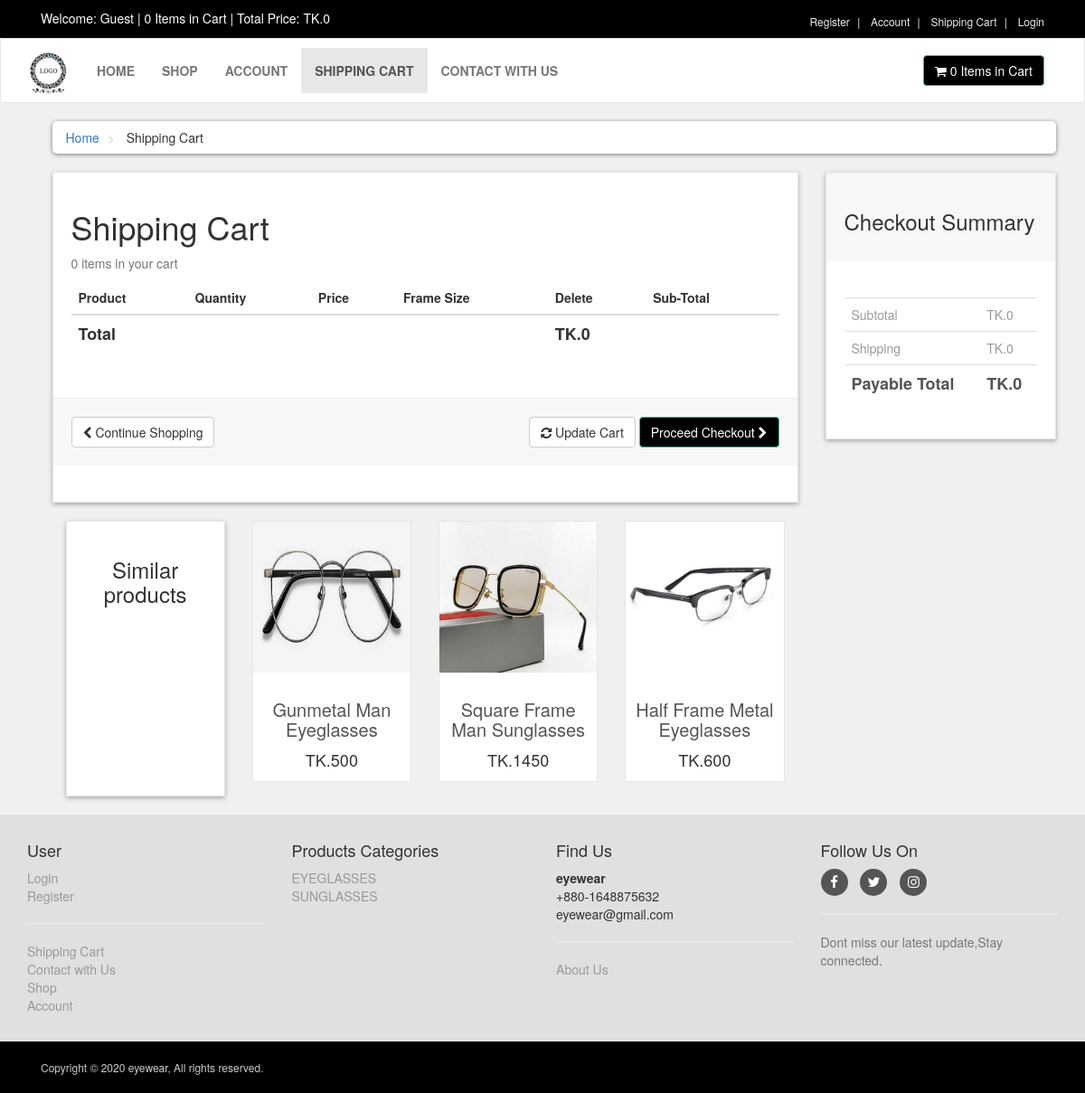
The app's page /cart.php with its own data.
### tables this page shows
CREATE TABLE `products` (
  `product_id` int(100) NOT NULL,
  `p_cat_id` int(100) NOT NULL,
  `cat_id` int(100) NOT NULL,
  `date` timestamp NOT NULL DEFAULT CURRENT_TIMESTAMP ON UPDATE CURRENT_TIMESTAMP,
  `product_title` text NOT NULL,
  `product_img1` text NOT NULL,
  `product_img2` text NOT NULL,
  `product_img3` text NOT NULL,
  `product_price` int(100) NOT NULL,
  `product_keywords` text NOT NULL,
  `product_desc` text NOT NULL
);

CREATE TABLE `product_categories` (
  `p_cat_id` int(100) NOT NULL,
  `p_cat_title` text NOT NULL,
  `p_cat_desc` text NOT NULL
);

### cart.php (the view, shortened to what this page needs)
<?php
    $active='Cart';
    include("includes/header.php");
?>
   <div id="content">
       <div class="container">
           <div class="col-md-12">
               <ul class="breadcrumb">
                   <li>
                       <a href="index.php">Home</a>
                   </li>
                   <li>
                       Shipping Cart
                   </li>
               </ul>
           </div>
           <div id="cart" class="col-md-9">
               <div class="box">
                   <form action="cart.php" method="post" enctype="multipart/form-data">
                       <h1>Shipping Cart</h1>
                       <?php
                       $ip_add = getRealIpUser();
                       $select_cart = "select * from cart where ip_add='$ip_add'";
                       $run_cart = mysqli_query($con,$select_cart);
                       $count = mysqli_num_rows($run_cart);
                       ?>
                       <p class="text-muted"> <?php echo $count; ?> items in your cart</p>
                       <div class="table-responsive">
                           <table class="table">
                               <thead>
                                   <tr>
                                       <th colspan="2">Product</th>
                                       <th>Quantity</th>
                                       <th>Price</th>
                                       <th>Frame Size</th>
                                       <th colspan="1">Delete</th>
                                       <th colspan="2">Sub-Total</th>
                                   </tr>
                               </thead>
                                  <?php
                                   $total = 0;
                                   ?>
                               <tfoot>
                                   <tr>
                                       <th colspan="5">Total</th>
                                       <th colspan="2">TK.<?php echo $total; ?></th>
                                   </tr>
                               </tfoot>
                           </table>
                       </div>
                       <div class="box-footer">
                           <div class="pull-left">
                               <a href="index.php" class="btn btn-default">
                                   <i class="fa fa-chevron-left"></i> Continue Shopping
                               </a>
                           </div>
                           <div class="pull-right">
                               <button type="submit" name="update" value="Update Cart" class="btn btn-default">
                                   <i class="fa fa-refresh"></i> Update Cart
                               </button>
                               <a href="checkout.php" class="btn btn-primary">
                                   Proceed Checkout <i class="fa fa-chevron-right"></i>
                               </a>
                           </div>
                       </div>
                   </form>
               </div>
               <div id="row same-heigh-row">
                   <div class="col-md-3 col-sm-6">
                       <div class="box same-height headline">
                           <h3 class="text-center">Similar products</h3>
                       </div>
                   </div>
                   <?php
                   $get_products = "select * from products order by rand() LIMIT 0,3";
                   $run_products = mysqli_query($con,$get_products);
                   while($row_products=mysqli_fetch_array($run_products)){
                       $pro_id = $row_products['product_id'];
                       $pro_title = $row_products['product_title'];
                       $pro_price = $row_products['product_price'];
                       $pro_img1 = $row_products['product_img1'];
                       echo "
                    <div class='col-md-3 col-sm-6 center-responsive'>
                       <div class='product same-height'>
                           <a href='details.php?pro_id=$pro_id'>
                               <img class='img-responsive' src='admin_area/product_images/$pro_img1' alt='Product 6'>
                            </a>
                            <div class='text'>
                                <h3><a href='details.php?pro_id=$pro_id'> $pro_title </a></h3>
                                <p class='price'>TK.$pro_price</p>
                            </div>
                        </div>
                   </div>
                       ";
                   }
                   ?>
               </div>
           </div>
           <div class="col-md-3">
               <div id="order-summary" class="box">
                   <div class="box-header">
                       <h3>Checkout Summary</h3>
                   </div>
                   <div class="table-responsive">
                       <table class="table">
                           <tbody>
                               <tr>
                                   <td> Subtotal </td>
                                   <td> TK.<?php echo $total; ?> </td>
                               </tr>
                               <tr>
                                   <td> Shipping </td>
                                   <td> TK.0 </td>
                               </tr>
                               <tr class="total">
                                   <td> Payable Total </td>
                                   <th> TK.<?php echo $total; ?> </th>
                               </tr>
                           </tbody>
                       </table>
                   </div>
               </div>
           </div>
       </div>
   </div>
   <?php
    include("includes/footer.php");
    ?>
</body>
</html>

### includes/header.php (shortened to what this page needs)
<?php
include("functions/functions.php");
?>
<!DOCTYPE html>
<html lang="en">
<head>
    <link rel="stylesheet" href="styles/bootstrap-337.min.css">
    <link rel="stylesheet" href="font-awsome/css/font-awesome.min.css">
    <link rel="stylesheet" href="styles/style.css">
</head>
<body>
   <div id="top">
       <div class="container">
           <div class="col-md-6 offer">
               <a href="#" >
                   <?php
                   if(!isset($_SESSION['customer_email'])){
                       echo "Welcome: Guest";
                   }else{
                       echo "Welcome: " . $_SESSION['customer_email'] . "";
                   }
                   ?>
               </a>
               <a href="checkout.php"> | <?php items(); ?>  Items in Cart | Total Price: <?php total_price(); ?> </a>
           </div>
           <div class="col-md-6">
               <ul class="menu">
                   <li>
                       <a href="customer_register.php">Register</a>
                   </li>
                   <li>
                       <a href="customer/my_account.php">Account</a>
                   </li>
                   <li>
                       <a href="cart.php">Shipping Cart</a>
                   </li>
                   <li>
                       <a href="checkout.php">
                           <?php
                           if(!isset($_SESSION['customer_email'])){
                                echo "<a href='checkout.php'> Login </a>";
                               }else{
                                echo " <a href='logout.php'> Log Out </a> ";
                               }
                           ?>
                       </a>
                   </li>
               </ul>
           </div>
       </div>
   </div>
   <div id="navbar" class="navbar navbar-default">
       <div class="container">
           <div class="navbar-header">
               <a href="index.php" class="navbar-brand home">
                   <img src="images/logo.png" alt="eyewear Logo">
               </a>
           </div>
           <div class="navbar-collapse collapse" id="navigation">
               <div class="padding-nav">
                   <ul class="nav navbar-nav left">
                       <li class="<?php if($active=='Home') echo"active"; ?>">
                           <a href="index.php">Home</a>
                       </li>
                       <li class="<?php if($active=='Shop') echo"active"; ?>">
                           <a href="shop.php">Shop</a>
                       </li>
                       <li class="<?php if($active=='Account') echo"active"; ?>">
                           <?php
                           if(!isset($_SESSION['customer_email'])){
                               echo"<a href='checkout.php'>Account</a>";
                           }else{
                              echo"<a href='customer/my_account.php?my_orders'>Account</a>";
                           }
                           ?>
                       </li>
                       <li class="<?php if($active=='Cart') echo"active"; ?>">
                           <a href="cart.php">Shipping Cart</a>
                       </li>
                       <li class="<?php if($active=='Contact') echo"active"; ?>">
                           <a href="contact.php">Contact With Us</a>
                       </li>
                   </ul>
               </div>
               <a href="cart.php" class="btn navbar-btn btn-primary right">
                   <i class="fa fa-shopping-cart"></i>
                   <span><?php items(); ?> Items in Cart</span>
               </a>
           </div>
       </div>
   </div>

### functions/functions.php (shortened to what this page needs)
<?php
$db = mysqli_connect("localhost","root","","17.02.04.100");
function getRealIpUser(){
    switch(true){
            default : return $_SERVER['REMOTE_ADDR'];
    }
}
function items(){
    global $db;
    $ip_add = getRealIpUser();
    $get_items = "select * from cart where ip_add='$ip_add'";
    $run_items = mysqli_query($db,$get_items);
    $count_items = mysqli_num_rows($run_items);
    echo $count_items;
}
function total_price(){
    $total = 0;
    echo "TK." . $total;
}
?>

### includes/footer.php (shortened to what this page needs)
<div id="footer">
    <div class="container">
        <div class="row">
            <div class="col-sm-6 col-md-3">
               <h4>User</h4>
			    <ul>
                           <?php
                           if(!isset($_SESSION['customer_email'])){
                               echo"<a href='checkout.php'>Login</a>";
                           }else
						   {
                              echo"<a href='customer/my_account.php?my_orders'>Login</a>";
                           }
                           ?>
                    <li><a href="customer_register.php">Register</a></li>
                </ul>
                <hr>
				<ul>
                    <li><a href="cart.php">Shipping Cart</a></li>
                    <li><a href="contact.php">Contact with Us</a></li>
                    <li><a href="shop.php">Shop</a></li>
                    <li><a href="customer/my_account.php">Account</a></li>
                </ul>
            </div>
            <div class="com-sm-6 col-md-3">
                <h4>Products Categories</h4>
                <ul>
                    <?php
                        $get_p_cats = "select * from product_categories";
                        $run_p_cats = mysqli_query($con,$get_p_cats);
                        while($row_p_cats=mysqli_fetch_array($run_p_cats)){
                            $p_cat_id = $row_p_cats['p_cat_id'];
                            $p_cat_title = $row_p_cats['p_cat_title'];
                            echo "
                                <li>
                                    <a href='shop.php?p_cat=$p_cat_id'>
                                        $p_cat_title
                                    </a>
                                </li>
                            ";
                        }
                    ?>
                </ul>
            </div>
            <div class="col-sm-6 col-md-3">
                <h4>Find Us</h4>
                <p>
                   <strong>eyewear</strong>
                   <br/>+880-1648875632
                   <br/>eyewear@gmail.com
                </p>
				<hr>
                <a href="about_us.php">About Us</a>
            </div>
            <div class="col-sm-6 col-md-3">
                <h4>Follow Us On</h4>
                <p class="social">
                    <a href="https://www.facebook.com/Eyewear-109566234230129" class="fa fa-facebook"></a>
                    <a href="https://twitter.com/Mithila89138238" class="fa fa-twitter"></a>
                    <a href="#" class="fa fa-instagram"></a>
                </p>
				<hr>
				<p class="text-muted">
                    Dont miss our latest update,Stay connected.
                </p>
            </div>
        </div>
    </div>
</div>
<div id="copyright">
    <div class="container">
        <div class="col-md-6">
            <p class="pull-left">Copyright &copy; 2020 eyewear, All rights reserved.</p>
        </div>
    </div>
</div>

### styles/style.css (style rules this page uses)
body { font-size: 14px; line-height: 1.42857143; color: #333333; background: #f0f0f0; overflow-x: hidden; }
#top { background: #000000; padding: 10px 0; }
#top .offer { color: #ffffff; }
#top a { color: #ffffff; }
#top ul.menu { padding-top: 5px; margin: 0px; text-align: right; font-size: 12px; list-style: none; }
#top ul.menu > li { display: inline-block; }
#top ul.menu > li a { color: #eeeeee; }
#top ul.menu > li + li:before { content: "|\00a0"; color: #f7f7f7; padding: 0 5px; }
.navbar { background: #ffffff; }
.navbar-collapse .right { float: right; }
.navbar-brand { float: left; padding: 10px 15px; font-size: 18px; line-height: 20px; height: 70px; }
.navbar ul.nav > li > a { text-transform: uppercase; font-weight: bold; font-size: 14px; }
.padding-nav { padding-top: 10px; }
.btn-primary { color: rgb(255, 255, 255); background: #000000; border-color: rgb(65, 179, 156); }
.box { background: #ffffff; margin: 0 0 20px; border: solid 1px #e6e6e6; box-sizing: border-box; padding: 20px; box-shadow: 0px 2px 5px rgba(0, 0, 0, .3); }
#content { padding-left: 25px; }
#content .product { background: #ffffff; border: solid 1px #e6e6e6; margin-bottom: 30px; box-sizing: border-box; }
#content .product .text { padding: 10px 10px 0px; }
#content .product .text p.price { font-size: 18px; text-align: center; font-weight: 400; }
#content .product .text h3 { text-align: center; font-size: 20px; }
#content .product .text h3 a { color: rgb(85, 85, 85); }
.breadcrumb { padding: 8px 15px; margin-bottom: 20px; background: #ffffff; border-radius: 5px; box-shadow: 0px 1px 5px rgba(0, 0, 0, .5); }
.breadcrumb> li + li:before { content: ">\00a0"; color: #cccccc; }
#content .headline { height: 305px; }
#content #cart .table tfoot { font-size: 18px; }
.box .box-footer { background-color: #f7f7f7; margin: 30px -20px 20px; padding: 20px; border-top: 1px solid #eeeeee; }
.box .box-footer:before, .box .box-footer:after { content: ""; display: table; }
.box .box-footer:after { clear: both; }
.box .box-header { background-color: #f7f7f7; margin: -20px -20px 20px; padding: 20px; border-top: 1px solid #eeeeee; }
#content #order-summary table { margin-top: 20px; }
#content #order-summary table td { color: #999999; }
#content #order-summary table tr.total td, #content #order-summary table tr.total th { font-size: 18px; color: #555555; font-weight: 700; }
#footer { background: #e0e0e0; padding: 20px 0; }
#footer a { color: #999999; padding: 0; text-decoration: none; }
#footer ul { list-style: none; padding-left: 0px; }
#footer .social { text-align: left; }
#footer .social a { margin: 0px 10px 0px 0px; display: inline-block; color: #ffffff; width: 30px; height: 30px; border-radius: 15px; line-height: 30px; font-size: 15px; text-align: center; vertical-align: bottom; background: #555555; text-decoration: none; }
#copyright { background: #000000; color: #cccccc; padding: 20px 0px; font-size: 12px; }
#copyright p { margin: 0px; }

### records on screen
products: product_img1 (picture), product_title "Gunmetal Man Eyeglasses", product_price "500"
products: product_img1 (picture), product_title "Square Frame Man Sunglasses", product_price "1450"
products: product_img1 (picture), product_title "Half Frame Metal Eyeglasses", product_price "600"
product_categories: p_cat_title "EYEGLASSES"
product_categories: p_cat_title "SUNGLASSES"

### other values on screen
$count_items "0 0"
$total "0"
$count "0"
